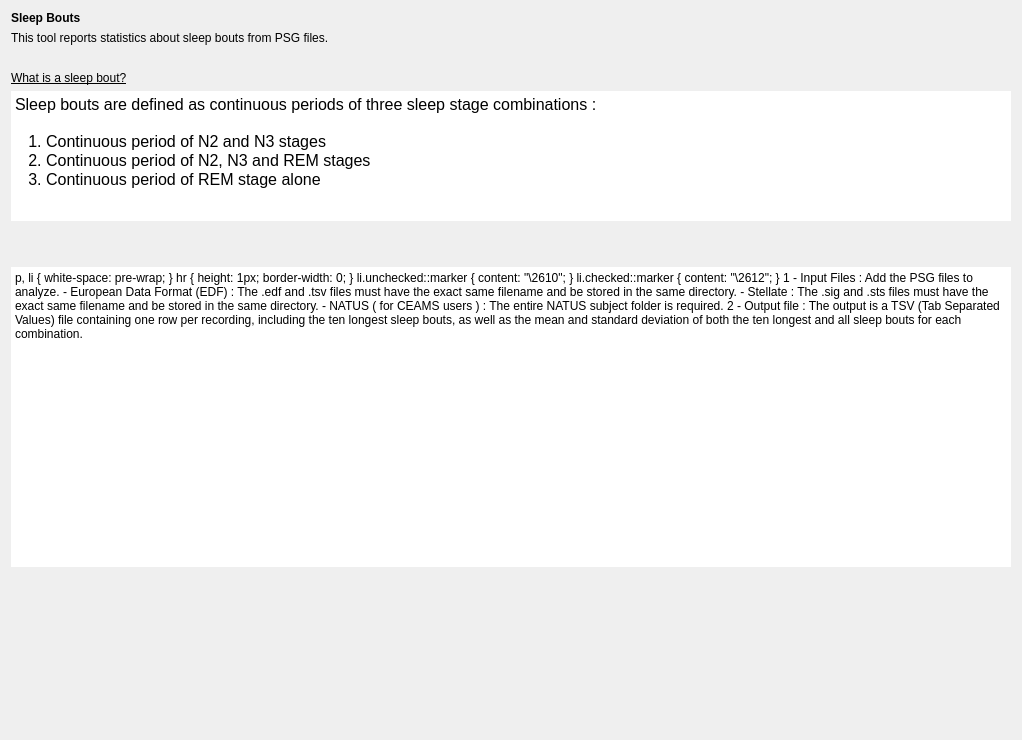
<?xml version="1.0" encoding="UTF-8"?>
<ui version="4.0">
 <class>IntroStep</class>
 <widget class="QWidget" name="IntroStep">
  <property name="geometry">
   <rect>
    <x>0</x>
    <y>0</y>
    <width>1022</width>
    <height>740</height>
   </rect>
  </property>
  <property name="windowTitle">
   <string>Form</string>
  </property>
  <layout class="QHBoxLayout" name="horizontalLayout_2">
   <item>
    <layout class="QVBoxLayout" name="verticalLayout_4">
     <item>
      <layout class="QVBoxLayout" name="verticalLayout">
       <item>
        <widget class="QLabel" name="label">
         <property name="text">
          <string>&lt;html&gt;&lt;head/&gt;&lt;body&gt;&lt;p&gt;&lt;span style=&quot; font-weight:600;&quot;&gt;Sleep Bouts&lt;/span&gt;&lt;/p&gt;&lt;/body&gt;&lt;/html&gt;</string>
         </property>
        </widget>
       </item>
       <item>
        <widget class="QLabel" name="label_2">
         <property name="text">
          <string>This tool reports statistics about sleep bouts from PSG files.</string>
         </property>
        </widget>
       </item>
      </layout>
     </item>
     <item>
      <spacer name="verticalSpacer">
       <property name="orientation">
        <enum>Qt::Orientation::Vertical</enum>
       </property>
       <property name="sizeType">
        <enum>QSizePolicy::Policy::Fixed</enum>
       </property>
       <property name="sizeHint" stdset="0">
        <size>
         <width>20</width>
         <height>20</height>
        </size>
       </property>
      </spacer>
     </item>
     <item>
      <layout class="QVBoxLayout" name="verticalLayout_2">
       <item>
        <widget class="QLabel" name="label_3">
         <property name="text">
          <string>&lt;html&gt;&lt;head/&gt;&lt;body&gt;&lt;p&gt;&lt;span style=&quot; text-decoration: underline;&quot;&gt;What is a sleep bout?&lt;/span&gt;&lt;/p&gt;&lt;/body&gt;&lt;/html&gt;</string>
         </property>
        </widget>
       </item>
       <item>
        <widget class="QTextEdit" name="textEdit_2">
         <property name="maximumSize">
          <size>
           <width>16777215</width>
           <height>130</height>
          </size>
         </property>
         <property name="frameShape">
          <enum>QFrame::Shape::NoFrame</enum>
         </property>
         <property name="frameShadow">
          <enum>QFrame::Shadow::Plain</enum>
         </property>
         <property name="lineWidth">
          <number>0</number>
         </property>
         <property name="readOnly">
          <bool>true</bool>
         </property>
         <property name="html">
          <string>&lt;!DOCTYPE HTML PUBLIC &quot;-//W3C//DTD HTML 4.0//EN&quot; &quot;http://www.w3.org/TR/REC-html40/strict.dtd&quot;&gt;
&lt;html&gt;&lt;head&gt;&lt;meta name=&quot;qrichtext&quot; content=&quot;1&quot; /&gt;&lt;meta charset=&quot;utf-8&quot; /&gt;&lt;style type=&quot;text/css&quot;&gt;
p, li { white-space: pre-wrap; }
hr { height: 1px; border-width: 0; }
li.unchecked::marker { content: &quot;\2610&quot;; }
li.checked::marker { content: &quot;\2612&quot;; }
&lt;/style&gt;&lt;/head&gt;&lt;body style=&quot; font-size:12pt; font-weight:400; font-style:normal;&quot;&gt;
&lt;p style=&quot; margin-top:0px; margin-bottom:0px; margin-left:0px; margin-right:0px; -qt-block-indent:0; text-indent:0px;&quot;&gt;Sleep bouts are defined as continuous periods of three sleep stage combinations : &lt;br /&gt;&lt;/p&gt;
&lt;p style=&quot; margin-top:0px; margin-bottom:0px; margin-left:0px; margin-right:0px; -qt-block-indent:0; text-indent:0px;&quot;&gt;   1. Continuous period of N2 and N3 stages&lt;/p&gt;
&lt;p style=&quot; margin-top:0px; margin-bottom:0px; margin-left:0px; margin-right:0px; -qt-block-indent:0; text-indent:0px;&quot;&gt;   2. Continuous period of N2, N3 and REM stages&lt;/p&gt;
&lt;p style=&quot; margin-top:0px; margin-bottom:0px; margin-left:0px; margin-right:0px; -qt-block-indent:0; text-indent:0px;&quot;&gt;   3. Continuous period of REM stage alone&lt;/p&gt;&lt;/body&gt;&lt;/html&gt;</string>
         </property>
        </widget>
       </item>
       <item>
        <widget class="QLabel" name="label_5">
         <property name="text">
          <string/>
         </property>
         <property name="alignment">
          <set>Qt::AlignmentFlag::AlignLeading|Qt::AlignmentFlag::AlignLeft|Qt::AlignmentFlag::AlignVCenter</set>
         </property>
        </widget>
       </item>
      </layout>
     </item>
     <item>
      <spacer name="verticalSpacer_2">
       <property name="orientation">
        <enum>Qt::Orientation::Vertical</enum>
       </property>
       <property name="sizeType">
        <enum>QSizePolicy::Policy::Fixed</enum>
       </property>
       <property name="sizeHint" stdset="0">
        <size>
         <width>20</width>
         <height>20</height>
        </size>
       </property>
      </spacer>
     </item>
     <item>
      <widget class="QTextEdit" name="textEdit_3">
       <property name="minimumSize">
        <size>
         <width>0</width>
         <height>300</height>
        </size>
       </property>
       <property name="frameShape">
        <enum>QFrame::Shape::NoFrame</enum>
       </property>
       <property name="html">
        <string>&lt;!DOCTYPE HTML PUBLIC &quot;-//W3C//DTD HTML 4.0//EN&quot; &quot;http://www.w3.org/TR/REC-html40/strict.dtd&quot;&gt;
&lt;html&gt;&lt;head&gt;&lt;meta name=&quot;qrichtext&quot; content=&quot;1&quot; /&gt;&lt;meta charset=&quot;utf-8&quot; /&gt;&lt;style type=&quot;text/css&quot;&gt;
p, li { white-space: pre-wrap; }
hr { height: 1px; border-width: 0; }
li.unchecked::marker { content: &quot;\2610&quot;; }
li.checked::marker { content: &quot;\2612&quot;; }
&lt;/style&gt;&lt;/head&gt;&lt;body style=&quot; font-size:12pt; font-weight:400; font-style:normal;&quot;&gt;
&lt;p style=&quot; margin-top:0px; margin-bottom:0px; margin-left:0px; margin-right:0px; -qt-block-indent:0; text-indent:0px;&quot;&gt;&lt;span style=&quot; text-decoration: underline;&quot;&gt;1 - Input Files :&lt;/span&gt;&lt;/p&gt;
&lt;p style=&quot; margin-top:0px; margin-bottom:0px; margin-left:0px; margin-right:0px; -qt-block-indent:0; text-indent:0px;&quot;&gt;Add the PSG files to analyze.&lt;/p&gt;
&lt;p style=&quot; margin-top:0px; margin-bottom:0px; margin-left:0px; margin-right:0px; -qt-block-indent:0; text-indent:0px;&quot;&gt;&lt;span style=&quot;&quot;&gt;- European Data Format (EDF) : The .edf and .tsv files must have the exact same filename and be stored in the same directory.&lt;/span&gt;&lt;/p&gt;
&lt;p style=&quot; margin-top:0px; margin-bottom:0px; margin-left:0px; margin-right:0px; -qt-block-indent:0; text-indent:0px;&quot;&gt;&lt;span style=&quot;&quot;&gt;- Stellate : The .sig and .sts files must have the exact same filename and be stored in the same directory.&lt;/span&gt;&lt;/p&gt;
&lt;p style=&quot; margin-top:0px; margin-bottom:0px; margin-left:0px; margin-right:0px; -qt-block-indent:0; text-indent:0px;&quot;&gt;&lt;span style=&quot;&quot;&gt;- NATUS (&lt;/span&gt;&lt;span style=&quot; font-style:italic;&quot;&gt;for CEAMS users&lt;/span&gt;&lt;span style=&quot;&quot;&gt;) : &lt;/span&gt;&lt;span style=&quot;&quot;&gt; The entire NATUS subject folder is required.&lt;/span&gt;&lt;/p&gt;
&lt;p style=&quot;-qt-paragraph-type:empty; margin-top:0px; margin-bottom:0px; margin-left:0px; margin-right:0px; -qt-block-indent:0; text-indent:0px;&quot;&gt;&lt;br /&gt;&lt;/p&gt;
&lt;p style=&quot; margin-top:0px; margin-bottom:0px; margin-left:0px; margin-right:0px; -qt-block-indent:0; text-indent:0px;&quot;&gt;&lt;span style=&quot; text-decoration: underline;&quot;&gt;2 - Output file :&lt;/span&gt; &lt;/p&gt;
&lt;p style=&quot; margin-top:0px; margin-bottom:0px; margin-left:0px; margin-right:0px; -qt-block-indent:0; text-indent:0px;&quot;&gt;The output is a TSV (Tab Separated Values) file containing one row per recording, including the ten longest sleep bouts, &lt;/p&gt;
&lt;p style=&quot; margin-top:0px; margin-bottom:0px; margin-left:0px; margin-right:0px; -qt-block-indent:0; text-indent:0px;&quot;&gt;as well as the mean and standard deviation of both the ten longest and all sleep bouts for each combination. &lt;/p&gt;&lt;/body&gt;&lt;/html&gt;</string>
       </property>
      </widget>
     </item>
     <item>
      <layout class="QVBoxLayout" name="verticalLayout_3"/>
     </item>
     <item>
      <spacer name="verticalSpacer_3">
       <property name="orientation">
        <enum>Qt::Orientation::Vertical</enum>
       </property>
       <property name="sizeType">
        <enum>QSizePolicy::Policy::Expanding</enum>
       </property>
       <property name="sizeHint" stdset="0">
        <size>
         <width>20</width>
         <height>10</height>
        </size>
       </property>
      </spacer>
     </item>
    </layout>
   </item>
  </layout>
 </widget>
 <resources>
  <include location="../../../../../snooz-toolbox/src/main/python/ui/themes/themes.qrc"/>
 </resources>
 <connections/>
 <slots>
  <slot>on_choose()</slot>
  <slot>on_input_format_changed()</slot>
 </slots>
</ui>
